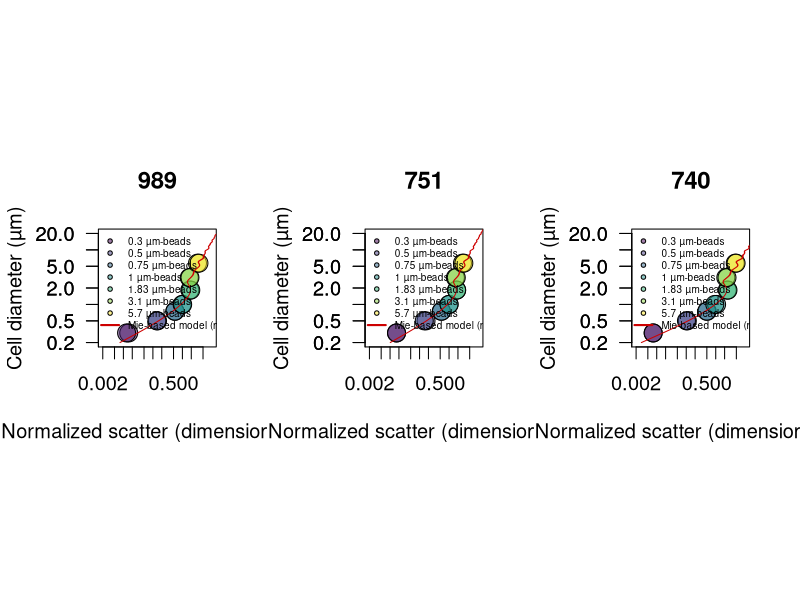

Write the R code that produced this figure. (Note: this script raises an error after producing the figure.)
library(scales)
library(viridis)
path.to.git.repository <- "~/Documents/DATA/Codes/fsc-size-calibration"
setwd(path.to.git.repository)

#############################
### scatter normalization ###
#############################

beads740 <- read.csv("740-summary.csv")
beads740$fsc <- 10^((beads740$fsc.corr.high/2^16)*3.5)
id.740 <- which(beads740$size == 1) # find 1 micron beads
beads740$normalized.fsc <- beads740$fsc/mean(beads740[id.740,'fsc'])
beads740 <- beads740[order(beads740$size),]

beads989<- read.csv("989-summary.csv")
beads989$fsc <- 10^((beads989$fsc.corr.high/2^16)*3.5)
id.989 <- which(beads989$size == 1) # find 1 micron beads
beads989$normalized.fsc <- beads989$fsc/mean(beads989[id.989,'fsc'])
beads989 <- beads989[order(beads989$size),]

beads751 <- read.csv("751-summary.csv")
beads751$fsc <- 10^((beads751$fsc.corr.high/2^16)*3.5)
id.751<- which(beads751$size == 1) # find 1 micron beads
beads751$normalized.fsc <- beads751 $fsc/mean(beads751 [id.751,'fsc'])
beads751 <- beads751[order(beads751$size),]


####################
### OPTIMIZATION ###
####################
library(DEoptim)

# Mie theory fitting
# n <- c(1.35/1.3371, 1.41/1.3371) # range given in Lehmuskero et al. Progr Oceanogr 2018
mie2 <- t(read.csv("meidata-1017.csv" ,header=F)) # low
mie1 <- t(read.csv("meidata-1031.csv" ,header=F)) # fit
mie3 <- t(read.csv("meidata-1045.csv" ,header=F)) # high
mie4 <- t(read.csv("meidata-beads.csv" ,header=F)) # particle of 1 µm, index of refraction of 1.6033

# optimization routine
sigma.lsq <- function(mie, beads, params){

     c <- params[1]
     b <- params[2]
     id <- findInterval(beads$size, mie[,1])
     scatt <- (mie[id,2]/c)^b

           df <- data.frame(obs=beads$normalized.fsc, pred=scatt)
      sigma <- mean(((df$obs - df$pred)/df$obs)^2,na.rm=T)
      return(sigma)
  }



  ######################################################
  #### compare MIE prediction with calibration beads ###
  ######################################################
png("Mie-beads-scatter.png",width=12, height=6, unit='in', res=400)

par(mfrow=c(1,3), pty='s', cex=1.2)

for(inst in c(989,751,740)){

# inst <- 740

### Optimization

if(inst == 740) beads <- beads740
if(inst == 751) beads <- beads751
if(inst == 989) beads <- beads989

beads1 <- subset(beads,  size > 0.3) # run to test optimzation across range of particle size, except 0.3 microns beads not properly analyzed.

f <- function(params) sigma.lsq(mie=mie4, beads=beads1, params)
res <- DEoptim(f, lower=c(0,0), upper=c(10000,2), control=DEoptim.control(itermax=1000, reltol=1e-8,trace=100, steptol=100, strategy=2, parallelType=0))
print(res$optim$bestval)
params <- res$optim$bestmem # optimized 'c' and 'b' values
print(params)


### CREATE LOOKUP TABLE
#d <- 0.220; e <- 1 # LINEAR Shalapyonok et al. 2001; 0.220 (Li et al. 1992, Veldhuis et al. 2004, and more studies agreed with 220 fg C um-3)
#d <- 0.54; e <- 0.85 # EXPO Roy, S., Sathyendranath, S. & Platt, T. Size-partitioned phytoplankton carbon and carbon-to-chlorophyll ratio from ocean colour by an absorption-based bio-optical algorithm. Remote Sens. Environ. 194, 177–189 (2017).
d <- 0.216; e <- 0.939 # EXPO Roy, 1. Menden-Deuer, S. & Lessard, E. J. Carbon to volume relationships for dinoflagellates, diatoms, and other protist plankton. Limnol. Oceanogr. 45, 569–579 (2000).

max.scatter <- 20
min.scatter <- 0.00001

b <- params[2]
c <- params[1]
scatter <- 10^(seq(log10(min(mie1[,2]/c)), log10(max(mie3[,2]/c)),length.out=10000))

s1 <- approx((mie1[,2]/c)^b, mie1[,1], xout=scatter)
s2 <- approx((mie2[,2]/c)^b, mie2[,1], xout=scatter)
s3 <- approx((mie3[,2]/c)^b, mie3[,1], xout=scatter)
s4 <- approx((mie1[,2]/c)^b, d*(4/3*pi*(0.5*mie1[,1])^3)^e, xout=scatter)
s5 <- approx((mie2[,2]/c)^b, d*(4/3*pi*(0.5*mie2[,1])^3)^e, xout=scatter)
s6 <- approx((mie3[,2]/c)^b, d*(4/3*pi*(0.5*mie3[,1])^3)^e, xout=scatter)

		if(inst == 740){mie_740 <- data.frame(cbind(scatter=s1$x,
                                                  diam_740_mid=s1$y,diam_740_upr=s2$y,diam_740_lwr = s3$y,
                                                  Qc_740_mid=s4$y, Qc_740_upr=s5$y, Qc_740_lwr=s6$y))
                      	mie_740 <- subset(mie_740, scatter >= min.scatter & scatter <= max.scatter)
                     	}

        if(inst == 751){mie_751 <- data.frame(cbind(scatter=s1$x,
                                                  diam_751_mid=s1$y,diam_751_upr=s2$y,diam_751_lwr = s3$y,
                                                  Qc_751_mid=s4$y, Qc_751_upr=s5$y, Qc_751_lwr=s6$y))
                      	mie_751 <- subset(mie_751, scatter >= min.scatter & scatter <= max.scatter)
                      	}
	    if(inst == 989){mie_989 <- data.frame(cbind(scatter=s1$x,
                                                  diam_989_mid=s1$y,diam_989_upr=s2$y,diam_989_lwr = s3$y,
                                                  Qc_989_mid=s4$y, Qc_989_upr=s5$y, Qc_989_lwr=s6$y))
                      	mie_989 <- subset(mie_989, scatter >= min.scatter & scatter <= max.scatter)
						}



### PLOT Observartions vs Predicted cell size
plot(beads$normalized.fsc, beads$size,log='xy', xaxt='n',xlim=c(0.002,10), ylim=c(0.2,20), bg=alpha(viridis(nrow(beads)),0.5),cex=2, pch=21, xlab="Normalized scatter (dimensionless)", ylab="Cell diameter (µm)", las=1, main=paste(inst))
axis(1, at=c(0.002,0.005,0.01,0.02,0.05,0.1,0.2,0.5,1,2,5))
axis(2, at=c(0.1,0.2,0.5,1,2,5,10,20),las=1)
lines((mie4[,2]/c)^b, mie4[,1], col='red3')
legend("topleft",cex=0.5, legend=c(paste(unique(beads$size), 'µm-beads'), "Mie-based model (n = 1.6003)"), bty='n', pch=c(rep(21,nrow(beads)/2), NA), lwd=c(rep(NA,nrow(beads)/2), 2),col=c(rep(1,nrow(beads)/2),'red3'), pt.bg=alpha(c(viridis(nrow(beads)/2), 'red3'),0.5))

}
dev.off()



mie <- data.frame(cbind(mie_740, mie_751[,-1], mie_989[,-1]))

write.csv(mie, "calibrated-mie.csv", row.names=F, quote=F)





#####################
### PHYTOPLANKTON ### validation
#####################
library(scales)
library(viridis)

path.to.git.repository <- "~/Documents/DATA/Codes/fsc-size-calibration"
setwd(path.to.git.repository)

### SIZE
culture <- read.csv("scatter_calibration.csv")
culture$norm.fsc <- culture$fsc / culture$fsc.beads
culture$norm.fsc.sd <- culture$fsc.sd / culture$fsc.beads
culture$volume <- 4/3 * pi * (culture$diameter/2)^3
culture$volume.sd <- culture$volume * culture$diameter.sd/culture$diameter

culture2 <- aggregate(culture, by=list(culture$species), FUN=mean)
culture2 <- subset(culture2, Group.1 !="Phaeodactylum tricornutum") # remove non-spherical cells
culture2 <- culture2[order(culture2$norm.fsc),]

mie <- read.csv("calibrated-mie.csv")
inst <- 740


png("Size-scatter.png",width=12, height=6, unit='in', res=200)

  par(mfrow=c(1,1), pty='s',cex=1.2)
  plot(culture2$norm.fsc, culture2$diameter, log='xy', pch=NA,ylab=substitute(paste("Cell diameter (",mu,"m)")), xlab="Normalized scatter (dimensionless)",cex=2, xaxt='n', yaxt='n', xlim=c(0.002,10), ylim=c(0.2,20), main=paste(inst))
  with(culture2, arrows(norm.fsc, diameter-culture2$diameter.sd, norm.fsc, diameter + culture2$diameter.sd,  code = 3, length=0, col='grey',lwd=2))
  with(culture2, arrows(norm.fsc-norm.fsc.sd, diameter, norm.fsc+norm.fsc.sd, diameter,  code = 3, length=0,col='grey',lwd=2))
  lines(mie$scatter, mie[,paste0("diam_",inst,"_mid")], col='red3', lwd=2)
  lines(mie$scatter, mie[,paste0("diam_",inst,"_upr")], col='grey', lwd=2)
  lines(mie$scatter, mie[,paste0("diam_",inst,"_lwr")], col='grey', lwd=2)
  axis(1, at=c(0.002,0.005,0.01,0.02,0.05,0.1,0.2,0.5,1,2,5))
  axis(2, at=c(0.1,0.2,0.5,1,2,5,10,20),las=1)
  points(culture2$norm.fsc, culture2$diameter, bg=alpha(viridis(nrow(culture2)),0.5), pch=21,cex=2)
  legend("topleft",legend=c(as.vector(culture2$Group.1), "Mie-based model (n = 1.38 +/- 0.3)"), cex=0.5, pch=c(rep(21,nrow(culture2)),NA), lwd=c(rep(NA,nrow(culture2)),2), bty='n',
            pt.bg=alpha(viridis(nrow(culture2)),0.5), col=c(rep(1,nrow(culture2)),'red3'), text.font=c(rep(3,nrow(culture2)),1))

dev.off()



### correlation
id <- findInterval(culture2$norm.fsc, mie$scatter)
df <- data.frame(observed=culture2$diameter, predicted=mie[id,paste0("diam_",inst,"_mid")])
reg <- lm(observed ~ predicted, data=df)
summary(reg)
